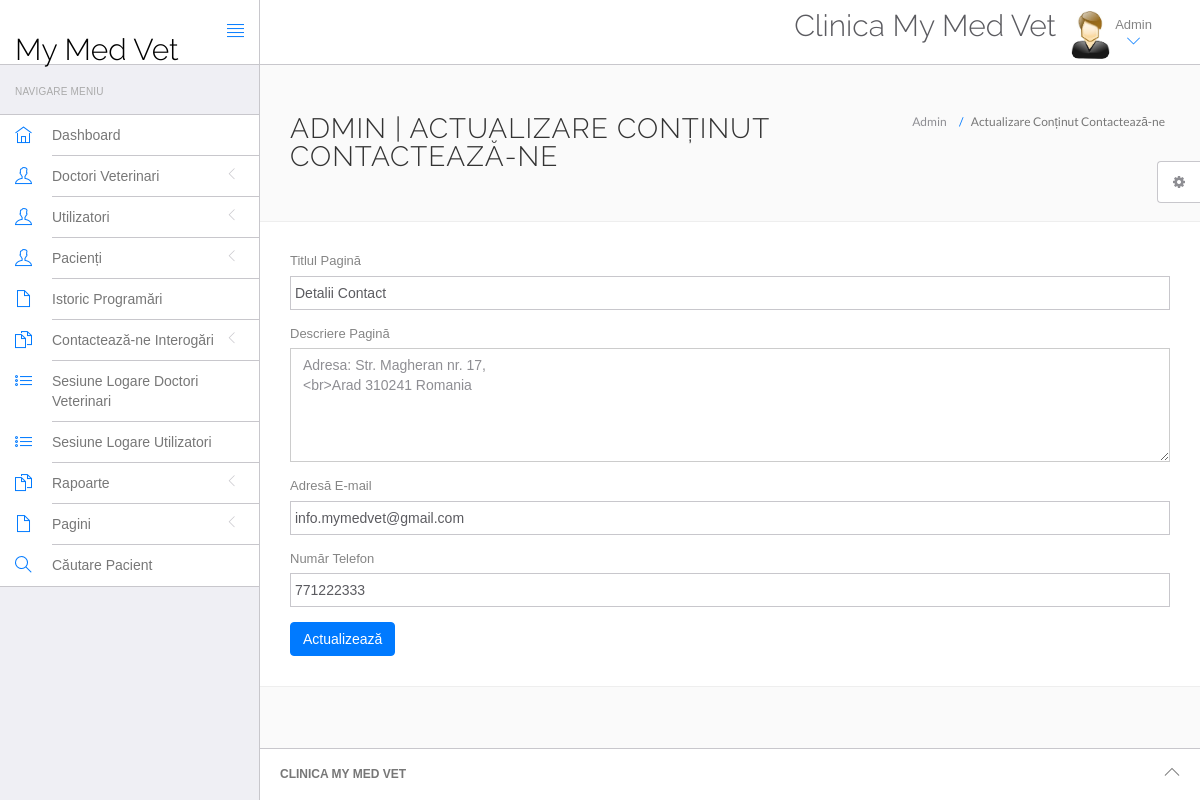
Page /mymedvet/admin/contact.php (signed in) on the committed database.
### tables this page shows
CREATE TABLE `tblpage` (
  `ID` int(10) NOT NULL,
  `PageType` varchar(200) DEFAULT NULL,
  `PageTitle` varchar(200) DEFAULT NULL,
  `PageDescription` mediumtext DEFAULT NULL,
  `Email` varchar(120) DEFAULT NULL,
  `MobileNumber` bigint(10) DEFAULT NULL,
  `UpdateDate` timestamp NULL DEFAULT current_timestamp(),
  `OpeningTime` varchar(255) DEFAULT NULL
);

### mymedvet/admin/contact.php (the view, shortened to what this page needs)
<?php
include('include/config.php');
if(strlen($_SESSION['id']==0)) {
 header('location:logout.php');
  } else{
?>
<!DOCTYPE html>
<html lang="en">
	<head>
		<link rel="stylesheet" href="vendor/bootstrap/css/bootstrap.min.css">
		<link rel="stylesheet" href="vendor/fontawesome/css/font-awesome.min.css">
		<link rel="stylesheet" href="vendor/themify-icons/themify-icons.min.css">
		<link href="vendor/animate.css/animate.min.css" rel="stylesheet" media="screen">
		<link href="vendor/perfect-scrollbar/perfect-scrollbar.min.css" rel="stylesheet" media="screen">
		<link href="vendor/switchery/switchery.min.css" rel="stylesheet" media="screen">
		<link href="vendor/bootstrap-touchspin/jquery.bootstrap-touchspin.min.css" rel="stylesheet" media="screen">
		<link href="vendor/select2/select2.min.css" rel="stylesheet" media="screen">
		<link href="vendor/bootstrap-datepicker/bootstrap-datepicker3.standalone.min.css" rel="stylesheet" media="screen">
		<link href="vendor/bootstrap-timepicker/bootstrap-timepicker.min.css" rel="stylesheet" media="screen">
		<link rel="stylesheet" href="customstyle/css/styles.css">
		<link rel="stylesheet" href="customstyle/css/plugins.css">
		<link rel="stylesheet" href="customstyle/css/themes/theme-1.css" id="skin_color" />
	</head>
	<body>
		<div id="app">
<?php include('include/sidebar.php');?>
			<div class="app-content">
					<?php include('include/header.php');?>
				<div class="main-content" >
					<div class="wrap-content container" id="container">
						<section id="page-title">
							<div class="row">
								<div class="col-sm-8">
									<h1 class="mainTitle">Admin  | Actualizare Conținut Contactează-ne</h1>
																	</div>
								<ol class="breadcrumb">
									<li>
										<span>Admin </span>
									</li>
									<li class="active">
										<span>Actualizare Conținut Contactează-ne </span>
									</li>
								</ol>
							</div>
						</section>
						<div class="container-fluid container-fullw bg-white">
									<div class="row">
								<div class="col-md-12">
          <form class="forms-sample" method="post">
                    <?php
$ret=mysqli_query($con,"select * from  tblpage where PageType='contactus'");
while ($row=mysqli_fetch_array($ret)) {
?>
                    <div class="form-group">
                       <label for="exampleInputUsername1">Titlul Pagină</label>
                      <input id="pagetitle" name="pagetitle" type="text" class="form-control" required="true" value="<?php  echo $row['PageTitle'];?>">
                    </div>
                    <div class="form-group">
                      <label for="exampleInputEmail1">Descriere Pagină </label>
                      <textarea class="form-control" name="pagedes" id="pagedes" rows="5"><?php  echo $row['PageDescription'];?></textarea>
                    </div>
                    <div class="form-group">
                      <label for="exampleInputUsername1">Adresă E-mail</label>
                     <input type="email" class="form-control" name="email" value="<?php  echo $row['Email'];?>" required='true'>
                    </div>
                    <div class="form-group">
                      <label for="exampleInputUsername1">Număr Telefon</label>
                     <input type="text" class="form-control" name="mobnum" value="<?php  echo $row['MobileNumber'];?>" required='true' maxlength="10" pattern='[0-9]+'>
                    </div>
                    <?php } ?>
                    <button type="submit" class="btn btn-primary mr-2" name="submit">Actualizează</button>
                  </form>
								</div>
							</div>
								</div>
					</div>
				</div>
			</div>
	<?php include('include/footer.php');?>
	<?php include('include/setting.php');?>
		</div>
	</body>
</html>
<?php } ?>

### mymedvet/admin/customstyle/css/themes/theme-1.css (style rules this page uses)
body { background: #FAFAFA; }

### rows in the picture
tblpage: pagetitle "Detalii Contact", pagedes "Adresa: Str. Magheran nr. 17, <br>Arad 310241 Romania", email "info.mymedvet@gmail.com", mobnum "771222333"
